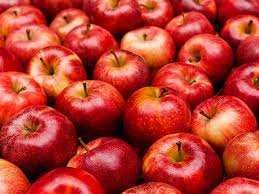
#> input picture image/Apple/download (1).jpg, 259 x 194 px; its folder holds 3 pictures in this run
$ jupyter execute --allow-errors Untitled1.ipynb   (shell and % lines are left out)
#> lines starting #> are read from the running program, lines starting #| are printed output that depends on the picture
#> further down, img_array is the input picture: shape (194, 259, 3); mean R, G, B 186.4, 60.1, 49.2
#> `img_resized = resize(img_array,(150,150,3))`:
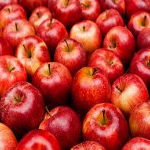
#> img_resized: shape (150, 150, 3) float64; mean R, G, B 0.731, 0.236, 0.193
<a href="https://colab.research.google.com/github/divyaagrwl/Image-Classification/blob/main/Untitled1.ipynb" target="_parent"></a>

[cell 1]
#preprocessing

import os
import matplotlib.pyplot as plt
import numpy as np
from skimage.io import imread
from skimage.transform import resize

target = []
image = []
flat_data = []

DATADIR = 'image'
CATEGORIES = ['Apple','Bananas','Orange']

#> (the rest of this cell did not finish here and is left out)
